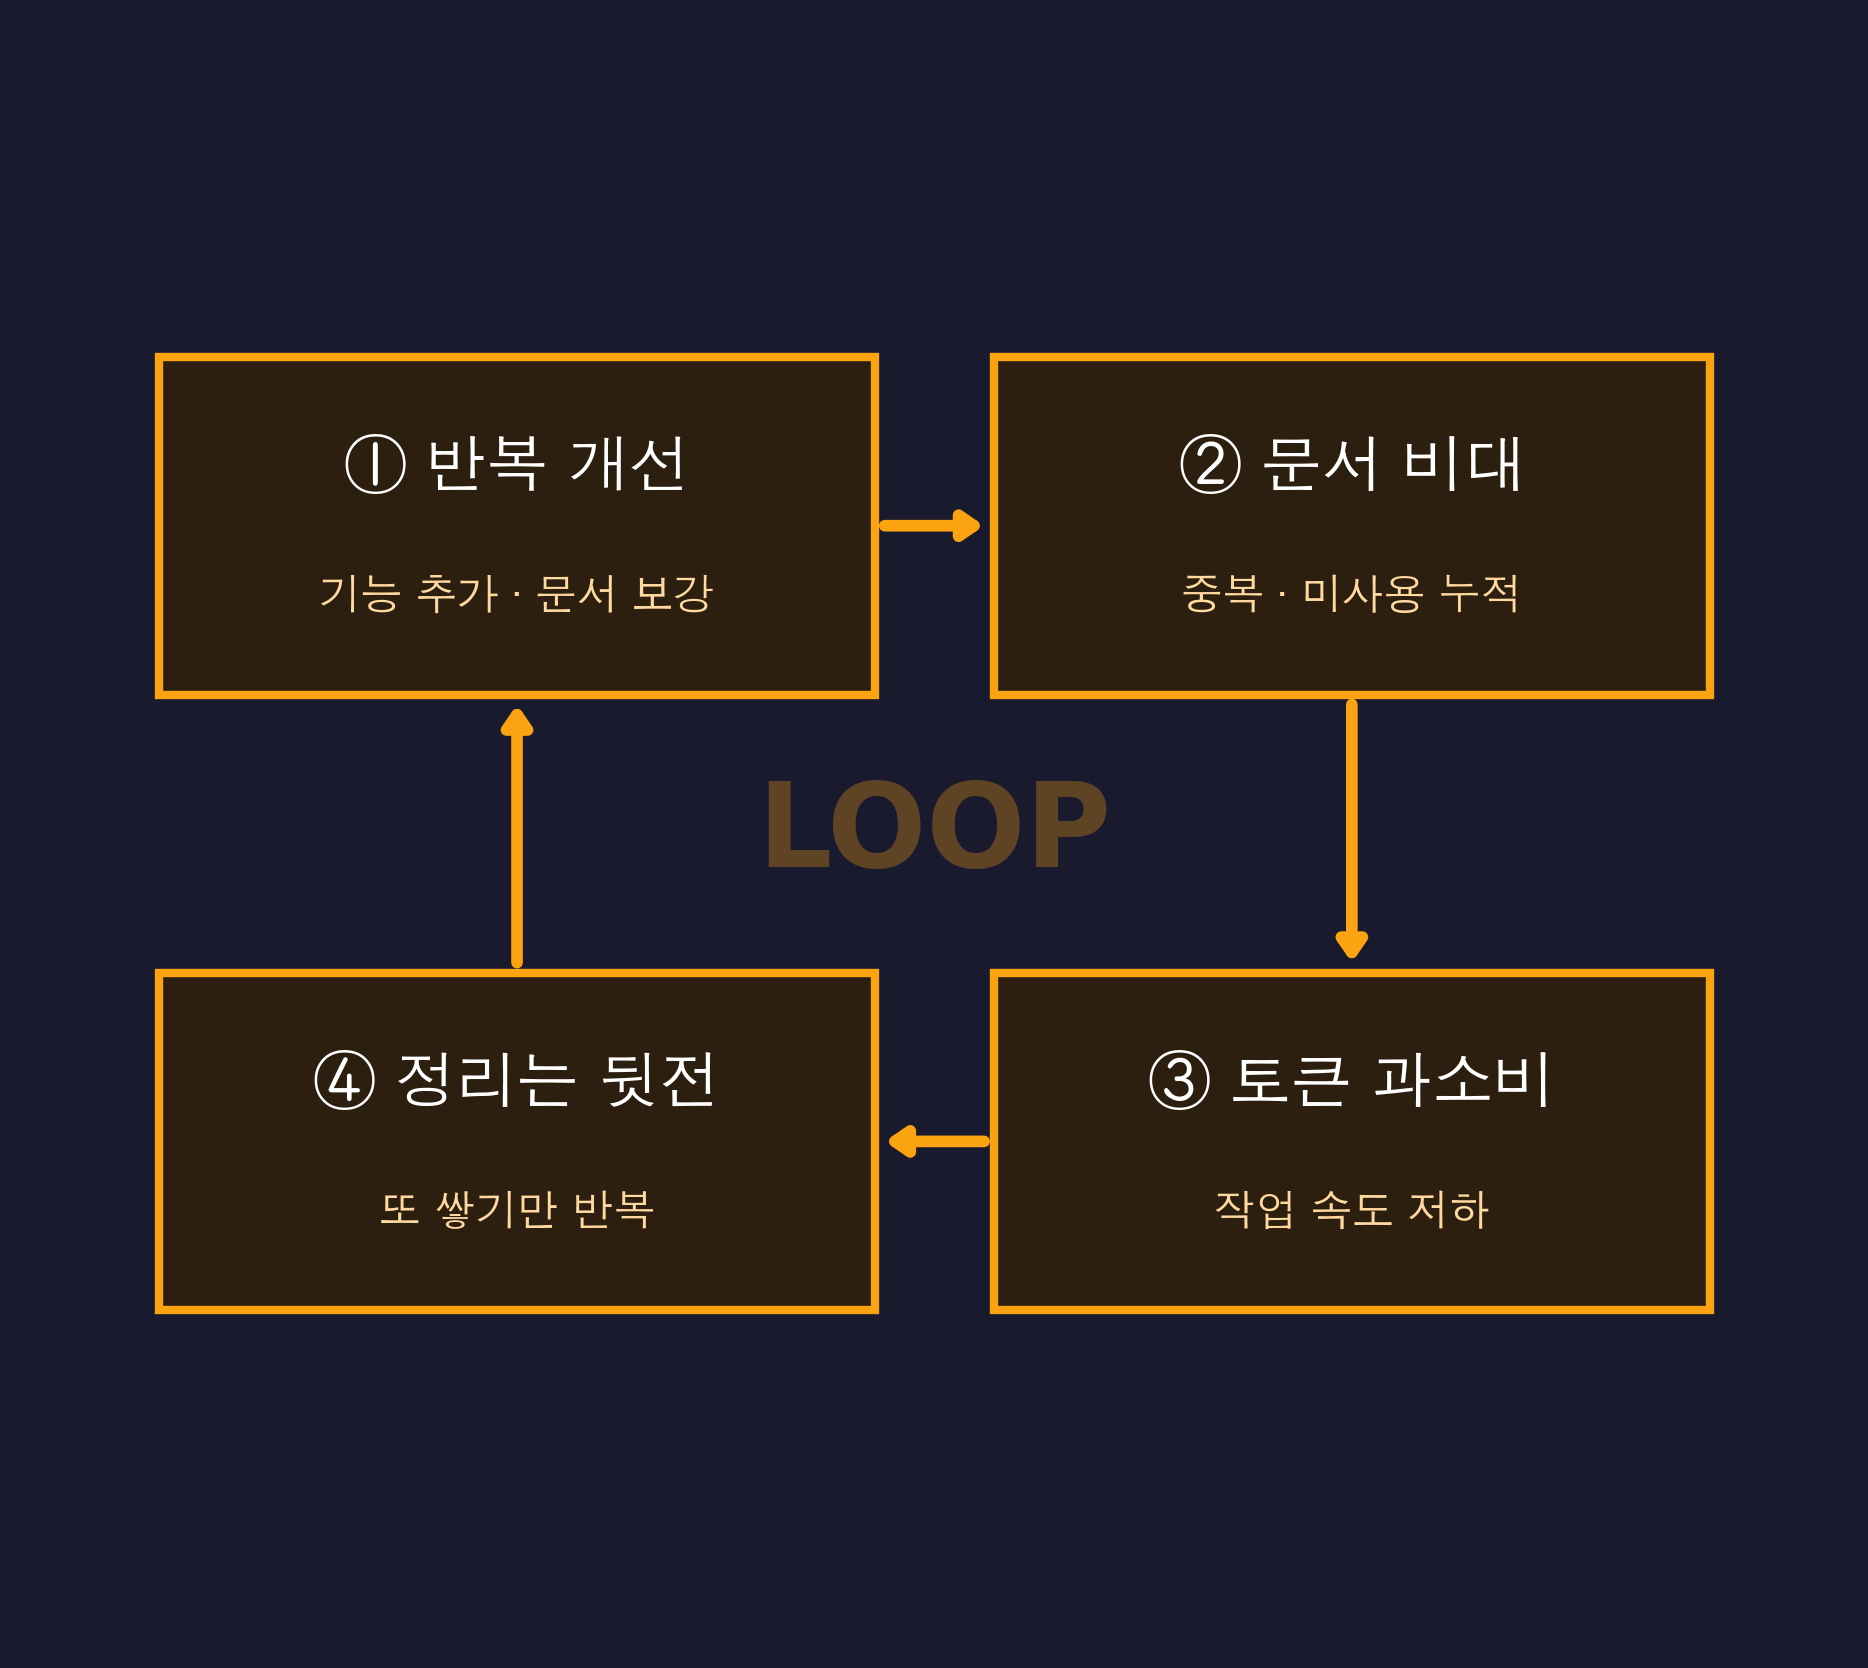

Here is the Python script that generated this plot:
#!/usr/bin/env python3
"""AI slop vicious cycle — 2x2 grid with clear directional arrows forming a loop."""
import matplotlib.pyplot as plt
from matplotlib.patches import Rectangle

FONT = 'AppleGothic'
plt.rcParams['font.family'] = FONT
plt.rcParams['axes.unicode_minus'] = False

fig, ax = plt.subplots(figsize=(9, 8))
ax.set_xlim(0, 9)
ax.set_ylim(0, 8)
ax.axis('off')
fig.patch.set_facecolor('#1a1a2e')

ACCENT = '#fca311'
BOX_BG = '#2d1f10'
SUB_COLOR = '#ffd9a0'

box_w = 3.6
box_h = 1.7
gap_x = 0.6
gap_y = 1.4

y_center = 4.0
x_center = 4.5
x_left = x_center - gap_x / 2 - box_w
x_right = x_center + gap_x / 2
y_top = y_center + gap_y / 2
y_bottom = y_center - gap_y / 2 - box_h

stages = [
    (x_left,  y_top,    '① 반복 개선',     '기능 추가 · 문서 보강'),
    (x_right, y_top,    '② 문서 비대',     '중복 · 미사용 누적'),
    (x_right, y_bottom, '③ 토큰 과소비',   '작업 속도 저하'),
    (x_left,  y_bottom, '④ 정리는 뒷전',   '또 쌓기만 반복'),
]

for (x, y, title, sub) in stages:
    ax.add_patch(Rectangle(
        (x, y), box_w, box_h,
        facecolor=BOX_BG, edgecolor=ACCENT, linewidth=3.0
    ))
    ax.text(x + box_w / 2, y + box_h - 0.55, title,
            fontsize=22, color='#ffffff', fontweight='bold',
            fontfamily=FONT, ha='center', va='center')
    ax.text(x + box_w / 2, y + 0.5, sub,
            fontsize=15, color=SUB_COLOR,
            fontfamily=FONT, ha='center', va='center', fontstyle='italic')

arrow_style = dict(
    arrowstyle='-|>,head_length=0.55,head_width=0.38',
    color=ACCENT, lw=4.2,
    shrinkA=0, shrinkB=0,
)

ax.annotate('',
    xy=(x_right - 0.05, y_top + box_h / 2),
    xytext=(x_left + box_w + 0.05, y_top + box_h / 2),
    arrowprops=arrow_style)

ax.annotate('',
    xy=(x_right + box_w / 2, y_bottom + box_h + 0.05),
    xytext=(x_right + box_w / 2, y_top - 0.05),
    arrowprops=arrow_style)

ax.annotate('',
    xy=(x_left + box_w + 0.05, y_bottom + box_h / 2),
    xytext=(x_right - 0.05, y_bottom + box_h / 2),
    arrowprops=arrow_style)

ax.annotate('',
    xy=(x_left + box_w / 2, y_top - 0.05),
    xytext=(x_left + box_w / 2, y_bottom + box_h + 0.05),
    arrowprops=arrow_style)

ax.text(x_center, y_center, 'LOOP', fontsize=42, color=ACCENT,
        ha='center', va='center',
        fontweight='bold', alpha=0.3,
        family='sans-serif')

plt.tight_layout(pad=0.2)
plt.savefig('ai-slop-cycle.png', dpi=200, facecolor='#1a1a2e',
            bbox_inches='tight', pad_inches=0.2)
plt.close()
print("✅ ai-slop-cycle.png 생성 완료")
